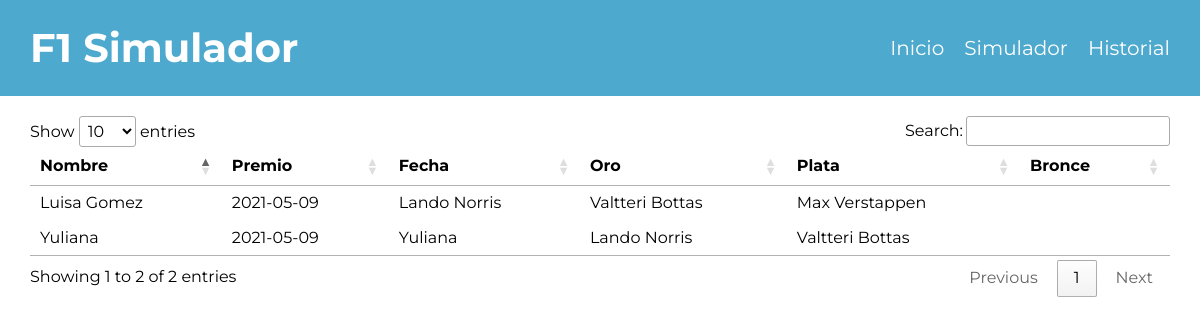
The page /historial.php on the database its author committed.
### tables this page shows
CREATE TABLE `historial` (
  `historial_id` int NOT NULL,
  `historial_jugador` varchar(100) NOT NULL,
  `historial_fecha` date NOT NULL,
  `historial_oro` varchar(100) NOT NULL,
  `historial_plata` varchar(100) NOT NULL,
  `historial_bronce` varchar(100) NOT NULL
);

### historial.php (the view, shortened to what this page needs)
<!DOCTYPE html>
<html lang="es">
<head>
    <link href="build/css/app.css" rel="stylesheet">
    <link rel="stylesheet" type="text/css" href="https://cdn.datatables.net/1.10.24/css/jquery.dataTables.css">
    </head>
    <body>
        <header class="header">
        <div class="contenedor contenido-header">
            <a class="logo" href="index.php">
                <h1>F1 Simulador</h1>
            </a>
            <nav class="navegacion-principal">
                <a href="index.php">Inicio</a>
                <a href="simulador.php">Simulador</a>
                <a href="historial.php">Historial</a>
            </nav>
        </div>
    </header>
        <div class="contenedor contenido-historial">
        <?php
       include "config.php";
        $sql = "SELECT * FROM historial";
        if($result = mysqli_query($link, $sql)){
            if(mysqli_num_rows($result) > 0){
            ?>
            <table class="tablahistorial" id="tablahistorial">
                  <thead>
                        <tr>
                            <th>Nombre</th>
                            <th>Premio</th>
                            <th>Fecha</th>
                            <th>Oro</th>
                            <th>Plata</th>
                            <th>Bronce</th>
                    </thead>
                    <tbody>
                    <?php
                  while($row = mysqli_fetch_row($result)){
                  ?>
                  <tr >
                      <td><?php echo $row[1] ?></td>
                      <td><?php echo $row[2] ?></td>
                      <td><?php echo $row[3] ?></td>
                      <td><?php echo $row[4] ?></td>
                      <td><?php echo $row[5] ?></td>
                      <td><?php echo $row[6] ?></td>
                 </tr>
                    <?php
                            }
                    } else{
                        echo "<p class='lead'><em>Ninguna partida en la base de datos.</em></p>";
                    }
                    } else{
                        echo "Error en la base de datos $sql. " . mysqli_error($link);
                    }
                        ?>
                </tbody >
            </table>
        </div>
    </body>
</html>

### build/css/app.css (style rules this page uses)
html { line-height:1.15;-webkit-text-size-adjust:100% }
body { margin:0 }
h1 { font-size:2em;margin:.67em 0 }
a { background-color:transparent }
html { font-size:62.5%;box-sizing:border-box }
*,*:before,*:after { box-sizing:inherit }
body { font-family:"Montserrat",sans-serif;font-size:1.6rem }
.contenedor { max-width:120rem;width:95%;margin:0 auto }
a { text-decoration:none }
h1,h2,h3 { margin:0 }
h1 { font-size:4rem }
.header { background-color:#4ea9ce }
.header .contenido-header { padding:2.5rem 0 }
@media (min-width: 768px) { .header .contenido-header { display:flex;justify-content:space-between;align-items:center } }
.header h1 { color:#fff;margin-bottom:1rem;text-align:center }
@media (min-width: 768px) { .header h1 { margin-bottom:0 } }
.navegacion-principal { display:flex;gap:2rem;justify-content:center }
.navegacion-principal a { color:#fff;font-size:2rem }
.contenido-historial { margin-top:2rem;text-align:left }

### rows shown on the page
historial: historial_jugador "Luisa Gomez", historial_fecha "2021-05-09", historial_oro "Lando Norris", historial_plata "Valtteri Bottas", historial_bronce "Max Verstappen"
historial: historial_jugador "Yuliana", historial_fecha "2021-05-09", historial_oro "Yuliana", historial_plata "Lando Norris", historial_bronce "Valtteri Bottas"
